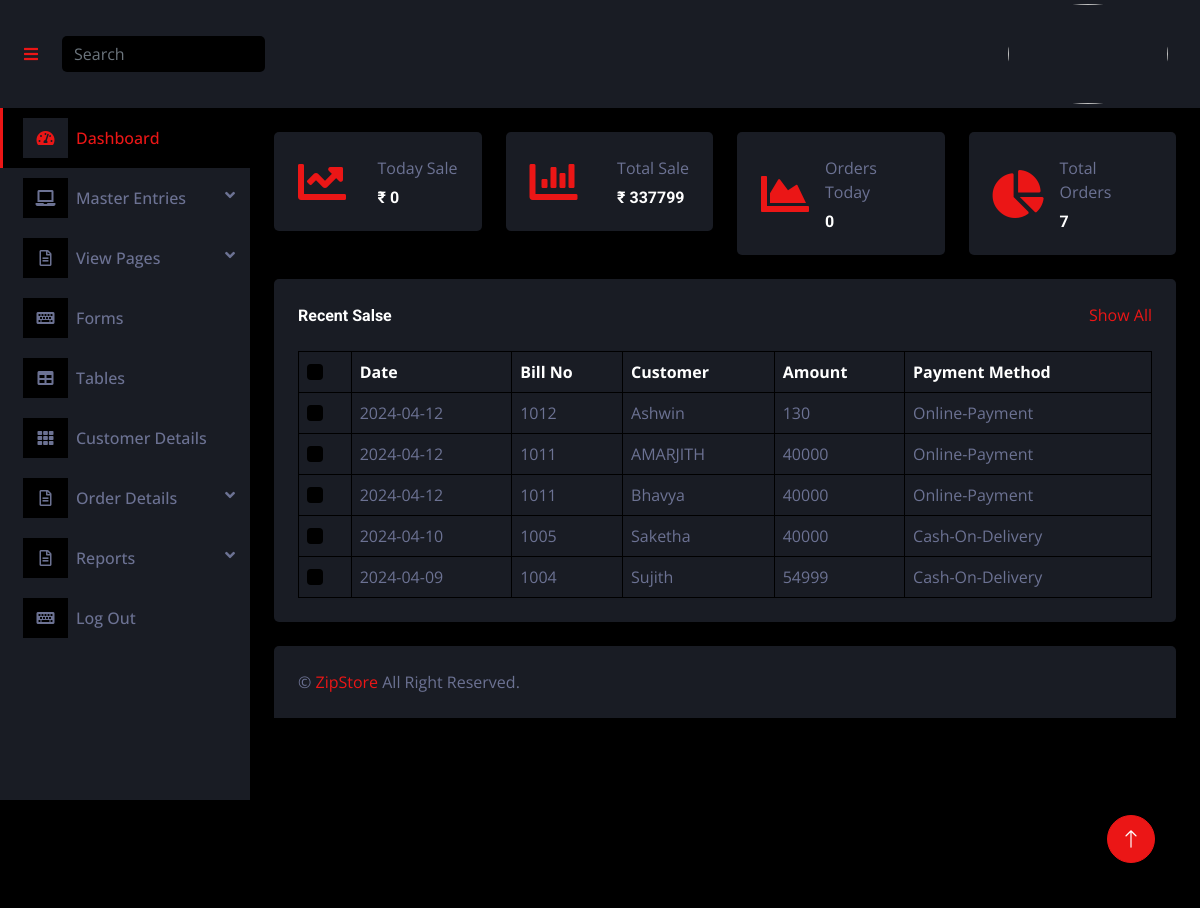
The app's page /admin/index.php with its own data.
### tables this page shows
CREATE TABLE `tbl_billing` (
  `billing_id` int(11) NOT NULL,
  `customer_id` int(11) NOT NULL,
  `bill_id` int(11) NOT NULL,
  `first_name` varchar(50) NOT NULL,
  `last_name` varchar(50) NOT NULL,
  `email` varchar(100) NOT NULL,
  `mobile` bigint(20) NOT NULL,
  `address_1` text NOT NULL,
  `address_2` text NOT NULL,
  `district` varchar(50) NOT NULL,
  `city` varchar(50) NOT NULL,
  `pincode` bigint(6) NOT NULL,
  `landmark` varchar(50) NOT NULL,
  `payment` varchar(50) NOT NULL
);

### admin/index.php (the view, shortened to what this page needs)
        <?php
        include('header.php');
        ?>
        <div class="container-fluid px-4 mt-4" >
                <div class="row g-4">
                    <div class="col-sm-6 col-xl-3">
                        <div class="bg-secondary rounded d-flex align-items-center justify-content-between p-4">
                            <i class="fa fa-chart-line fa-3x text-primary"></i>
                            <div class="ms-3">
                                <p class="mb-2">Today Sale</p>
                                <?php
                                include ('config.php');
                                $cdate = date('Y/m/d');
                                $sql = "SELECT SUM(total_amount) as total FROM `tbl_order(master)` WHERE order_date = '$cdate'";
                                $res= mysqli_query($conn,$sql);
                                $row = mysqli_fetch_array($res);
                                ?>
                                <?php
                                if($row['total'] == ""){
                                ?>
                                    <h6 class="mb-0"> &#8377; 0 </h6>
                                    <?php
                                }
                                else{
                                    ?>
                                    <h6 class="mb-0"> &#8377; <?php echo $row["total"] ?></h6>
                                    <?php
                                }
                                ?>
                            </div>
                        </div>
                    </div>
                    <div class="col-sm-6 col-xl-3">
                        <div class="bg-secondary rounded d-flex align-items-center justify-content-between p-4">
                            <i class="fa fa-chart-bar fa-3x text-primary"></i>
                            <div class="ms-3">
                                <p class="mb-2">Total Sale</p>
                                <?php
                                include ('config.php');
                                $sql1 = "SELECT SUM(total_amount) as total FROM `tbl_order(master)`";
                                $res1= mysqli_query($conn,$sql1);
                                $row1 = mysqli_fetch_array($res1);
                                ?>
                                <h6 class="mb-0">&#8377; <?php echo $row1["total"]?></h6>
                            </div>
                        </div>
                    </div>
                    <div class="col-sm-6 col-xl-3">
                        <div class="bg-secondary rounded d-flex align-items-center justify-content-between p-4">
                            <i class="fa fa-chart-area fa-3x text-primary"></i>
                            <div class="ms-3">
                                <p class="mb-2">Orders Today</p>
                                <?php
                                include('config.php');
                                $cdate = date('Y/m/d');
                                $sql2 = "SELECT COUNT(*) as count FROM `tbl_order(details)` WHERE order_date = '$cdate'";
                                $res2= mysqli_query($conn,$sql2);
                                $row2 = mysqli_fetch_array($res2);
                                ?>
                                <h6 class="mb-0"><?php echo $row2["count"]?></h6>
                            </div>
                        </div>
                    </div>
                    <div class="col-sm-6 col-xl-3">
                        <div class="bg-secondary rounded d-flex align-items-center justify-content-between p-4">
                            <i class="fa fa-chart-pie fa-3x text-primary"></i>
                            <div class="ms-3">
                                <p class="mb-2">Total Orders </p>
                                <?php
                                include ('config.php');
                                $sql3 = "SELECT COUNT(*) as count FROM `tbl_order(details)`";
                                $res3= mysqli_query($conn,$sql3);
                                $row3 = mysqli_fetch_array($res3);
                                ?>
                                <h6 class="mb-0"><?php echo $row3["count"]?></h6>
                            </div>
                        </div>
                    </div>
                </div>
            </div>
            <div class="container-fluid pt-4 px-4">
                <div class="bg-secondary text-center rounded p-4">
                    <div class="d-flex align-items-center justify-content-between mb-4">
                        <h6 class="mb-0">Recent Salse</h6>
                        <a href="">Show All</a>
                    </div>
                    <div class="table-responsive">
                        <table class="table text-start align-middle table-bordered table-hover mb-0">
                            <thead>
                                <tr class="text-white">
                                    <th scope="col"><input class="form-check-input" type="checkbox"></th>
                                    <th scope="col">Date</th>
                                    <th scope="col">Bill No</th>
                                    <th scope="col">Customer</th>
                                    <th scope="col">Amount</th>
                                    <th scope="col">Payment Method</th>
                                </tr>
                            </thead>
                            <tbody>
                                <?php
                                include('config.php');
                                $sql5 = "SELECT * FROM `tbl_order(master)` m inner join tbl_billing b on m.master_id = b.bill_id ORDER BY m.master_id DESC
                                LIMIT 5";
                                $res5 = mysqli_query($conn,$sql5);
                                while($display = mysqli_fetch_array($res5)){
                                    ?>
                                <tr>
                                    <td><input class="form-check-input" type="checkbox"></td>
                                    <td><?php echo $display ["order_date"]?></td>
                                    <td><?php echo $display ["bill_id"]?></td>
                                    <td><?php echo $display ["first_name"]?></td>
                                    <td><?php echo $display ["total_amount"]?></td>
                                    <td><?php echo $display ["payment"]?></td>
                                </tr>
                                <?php
                                }
                                ?>
                        </table>
                    </div>
                </div>
            </div>
<?php
include('footer.php')
?>
</body>
</html>

### admin/header.php (shortened to what this page needs)
<!DOCTYPE html>
<html lang="en">
<head>
    <link href="https://cdnjs.cloudflare.com/ajax/libs/font-awesome/5.10.0/css/all.min.css" rel="stylesheet">
    <link href="https://cdn.jsdelivr.net/npm/bootstrap-icons@1.4.1/font/bootstrap-icons.css" rel="stylesheet">
    <link href="../lib/owl.carousel.min.css" rel="stylesheet">
    <link href="../tempusdominus/css/tempusdominus-bootstrap-4.min.css" rel="stylesheet" />
    <link href="../css/bootstrap.min.css" rel="stylesheet">
    <link href="../css/style.css" rel="stylesheet">
</head>
<body>
    <div class="container-fluid position-relative d-flex p-0">
            <div class="container-fluid px-0">
            <div class="sidebar pe-0 pb-3">
            <nav class="navbar bg-secondary navbar-dark">
                <a href="index.html" class="navbar-brand mx-4 mb-3">
                <div class="navbar-nav w-100" style="margin-top:2.8ex;">
                    <a href="index.php" class="nav-item nav-link active"><i class="fa fa-tachometer-alt me-2"></i>Dashboard</a>
                    <div class="nav-item dropdown">
                        <a href="#" class="nav-link dropdown-toggle" data-bs-toggle="dropdown"><i class="fa fa-laptop me-2"></i>Master Entries</a>
                        <div class="nav-item dropdown">
                        <a href="#" class="nav-link dropdown-toggle" data-bs-toggle="dropdown"><i class="far fa-file-alt me-2"></i>View Pages</a>
                    </div>
                    </div>
                    <a href="form.php" class="nav-item nav-link"><i class="fa fa-keyboard me-2"></i>Forms</a>
                    <a href="table.php" class="nav-item nav-link"><i class="fa fa-table me-2"></i>Tables</a>
                    <a href="customer.php" class="nav-item nav-link"><i class="fa fa-th me-2"></i>Customer Details</a>
                    <div class="nav-item dropdown">
                        <a href="#" class="nav-link dropdown-toggle" data-bs-toggle="dropdown"><i class="far fa-file-alt me-2"></i>Order Details</a>
                    </div>
                    <div class="nav-item dropdown">
                        <a href="#" class="nav-link dropdown-toggle" data-bs-toggle="dropdown"><i class="far fa-file-alt me-2"></i>Reports</a>
                    </div>
                    <a href="logout.php" class="nav-item nav-link"><i class="fa fa-keyboard me-2"></i>Log Out</a>
                </div>
            </nav>
        </div>
            <nav class="navbar navbar-expand bg-secondary navbar-dark sticky-top px-4 py-1">
                <a href="#" class="sidebar-toggler flex-shrink-0">
                    <i class="fa fa-bars"></i>
                </a>
                <form class="d-none d-md-flex ms-4">
                    <input class="form-control bg-dark border-0" type="search" placeholder="Search">
                </form>
                <div class="navbar-nav align-items-center ms-auto">
                    <div class="nav-item dropdown">
                            <img class="rounded-circle me-lg-2" src="logo.png" alt="" style="width: 160px; height: 100px;">
                    </div>
                </div>
            </nav>
            <div class="content">

### admin/footer.php (shortened to what this page needs)
   <div class="container-fluid pt-4 px-4">
                <div class="bg-secondary rounded-top p-4">
                    <div class="row">
                        <div class="col-12 col-sm-6 text-center text-sm-start">
                            &copy; <a href="#">ZipStore</a> All Right Reserved.
                        </div>
                        <div class="col-12 col-sm-6 text-center text-sm-end">
                        </div>
                    </div>
                </div>
            </div>
        </div>
        <a href="#" class="btn btn-lg btn-primary btn-lg-square back-to-top"><i class="bi bi-arrow-up"></i></a>
    </div>
</body>
</html>

### css/style.css (style rules this page uses)
:root { --primary: #EB1616; --secondary: #191C24; --light: #6C7293; --dark: #000000; }
.back-to-top { position: fixed; display: none; right: 45px; bottom: 45px; z-index: 99; }
.btn { transition: .5s; }
.btn-lg-square { width: 48px; height: 48px; }
.btn-square, .btn-sm-square, .btn-lg-square { padding: 0; display: inline-flex; align-items: center; justify-content: center; font-weight: normal; border-radius: 50px; }
.sidebar { position: fixed; top: 0; left: 0; bottom: 0; width: 250px; height: 100vh; overflow-y: auto; background: var(--secondary); transition: 0.5s; z-index: 999; }
.content { margin-left: 250px; min-height: 100vh; background: var(--dark); transition: 0.5s; }
@media (min-width: 992px) { .sidebar { margin-left: 0; } }
@media (min-width: 992px) { .content { width: calc(100% - 250px); } }
.sidebar .navbar .navbar-nav .nav-link { padding: 10px 20px; color: var(--light); font-weight: 500; border-left: 3px solid var(--secondary); width:100%; outline: none; }
.sidebar .navbar .navbar-nav .nav-link:hover, .sidebar .navbar .navbar-nav .nav-link.active { color: var(--primary); background: var(--dark); border-color: var(--primary); }
.sidebar .navbar .navbar-nav .nav-link i { width: 45px; height: 40px; display: inline-flex; align-items: center; justify-content: center; background: var(--dark); }
.sidebar .navbar .navbar-nav .nav-link:hover i, .sidebar .navbar .navbar-nav .nav-link.active i { background: var(--secondary); }
.sidebar .navbar .dropdown-toggle::after { position: absolute; top: 15px; right: 15px; border: none; content: "\f107"; font-family: "Font Awesome 5 Free"; font-weight: 900; transition: .5s; }

### admin/header.php (style rules this page uses)
:root { --primary: #EB1616; --secondary: #191C24; --light: #6C7293; --dark: #000000; }
.back-to-top { position: fixed; display: none; right: 45px; bottom: 45px; z-index: 99; }
.btn { transition: .5s; }
.btn-lg-square { width: 48px; height: 48px; }
.btn-square, .btn-sm-square, .btn-lg-square { padding: 0; display: inline-flex; align-items: center; justify-content: center; font-weight: normal; border-radius: 50px; }
.sidebar { position: fixed; top: 0; left: 0; bottom: 0; width: 250px; height: 100vh; overflow-y: auto; background: var(--secondary); transition: 0.5s; z-index: 999; }
.content { margin-left: 250px; min-height: 100vh; background: var(--dark); transition: 0.5s; }
@media (min-width: 992px) { .sidebar { margin-left: 0; } }
@media (min-width: 992px) { .content { width: calc(100% - 250px); } }
.sidebar .navbar .navbar-nav .nav-link { padding: 10px 20px; color: var(--light); font-weight: 500; border-left: 3px solid var(--secondary); width:100%; outline: none; }
.sidebar .navbar .navbar-nav .nav-link:hover, .sidebar .navbar .navbar-nav .nav-link.active { color: var(--primary); background: var(--dark); border-color: var(--primary); }
.sidebar .navbar .navbar-nav .nav-link i { width: 45px; height: 40px; display: inline-flex; align-items: center; justify-content: center; background: var(--dark); }
.sidebar .navbar .navbar-nav .nav-link:hover i, .sidebar .navbar .navbar-nav .nav-link.active i { background: var(--secondary); }
.sidebar .navbar .dropdown-toggle::after { position: absolute; top: 15px; right: 15px; border: none; content: "\f107"; font-family: "Font Awesome 5 Free"; font-weight: 900; transition: .5s; }

### records on screen
tbl_order(master): order_date "2024-04-12", tbl_billing.bill_id "1012", tbl_billing.first_name "Ashwin", total_amount "130", tbl_billing.payment "Online-Payment"
tbl_order(master): order_date "2024-04-12", tbl_billing.bill_id "1011", tbl_billing.first_name "AMARJITH", total_amount "40000", tbl_billing.payment "Online-Payment", tbl_billing.first_name "Bhavya"
tbl_order(master): order_date "2024-04-10", tbl_billing.bill_id "1005", tbl_billing.first_name "Saketha", total_amount "40000", tbl_billing.payment "Cash-On-Delivery"
tbl_order(master): order_date "2024-04-09", tbl_billing.bill_id "1004", tbl_billing.first_name "Sujith", total_amount "54999", tbl_billing.payment "Cash-On-Delivery"

### other values on screen
$row1["total"] "337799"
$row2["count"] "0"
$row3["count"] "7"
